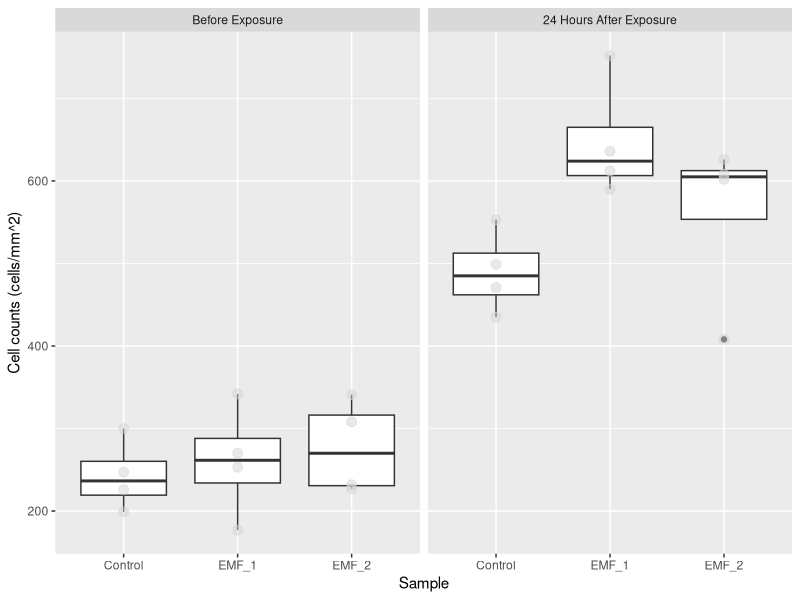
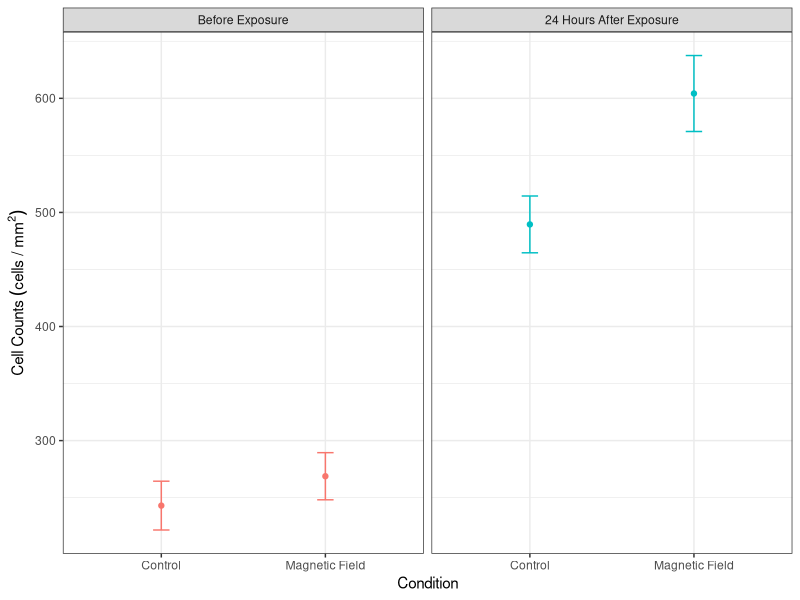
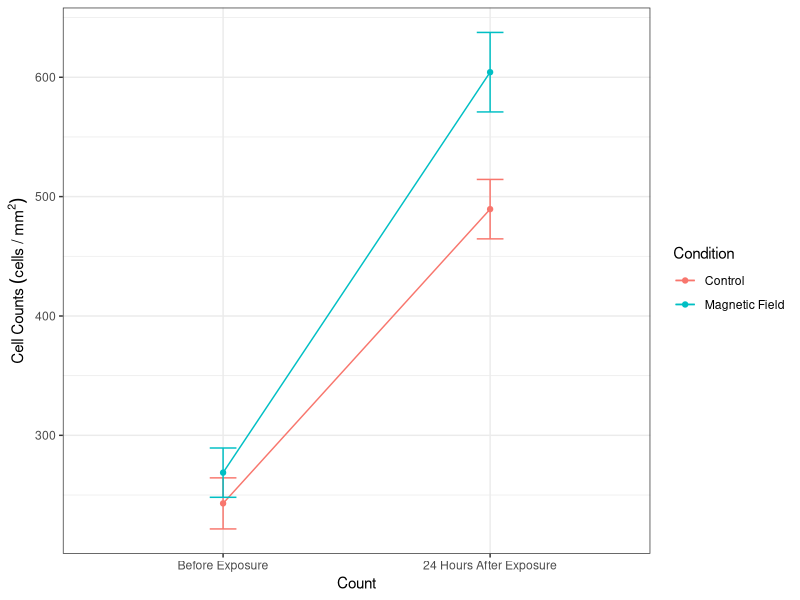

Write the R code that produced these figures, in order.
## ---- chunk 1
# clear the environment
rm(list = ls())

# import the libraries that we will use
library(ggplot2)
library(dplyr)
library(here)
library(ggfortify)

## ---- chunk 2
# import the data set that we will be analysing, the stringsAsFactors = True argument converts categorical data to factors so we can analyse the levels
counts <- read.csv(here("Data", "MH_Cellcountdata_11-1.csv"),stringsAsFactors = TRUE)

# take a look at the structure of the data
glimpse(counts)
## ---- chunk 3
# convert the count trial to factor data
counts$Count_trial<-as.factor(counts$Count_trial) 


# select the first two counts (before and after the EMF exposure) because the third count is skewed due to the lack of CO2 that the cells were exposed to between the 2nd and 3rd counts

counts <- counts %>% filter(Count_trial == c("1", "2"))

# recode the counts to be before and after exposure
counts$Count_trial <- recode(counts$Count_trial, "1" = 'Before Exposure', "2" = '24 Hours After Exposure')
## ---- chunk 4
# make a box plot of the data
ggplot(counts, aes(x = Condition, y = Counts)) +
geom_boxplot()+
  geom_point(size = 3, colour = 'lightgrey', alpha = 0.5)+
  facet_wrap(~Count_trial)+
  xlab("Sample") +
  ylab("Cell counts (cells/mm^2)")
## ---- chunk 5
# reassign the values of the different EMF conditions to combine them
counts$Condition <- recode(counts$Condition, EMF_1 = 'Magnetic Field', EMF_2 = 'Magnetic Field', Control = 'Control')

## ---- chunk 6
# find the means of the cell counts and put them in a new table
mean_counts <- counts %>% group_by(Condition,Count_trial) %>% summarise(
  meancounts = mean(Counts),
  secounts = sd(Counts)/sqrt(sum(!is.na(Counts))                                                             ))
## ---- chunk 7
# create scatterplot with error bars
ggplot(mean_counts, aes(Condition, meancounts, color = Count_trial))+
     geom_point()+
     geom_line()+
     geom_errorbar(aes(ymin = meancounts - secounts,
                       ymax = meancounts + secounts), width = 0.1)+
    theme_bw()+
    facet_wrap(~Count_trial)+
    theme(legend.position="none")+
    xlab("Condition")+
    ylab(expression(Cell~Counts~(cells~"/"~mm^2)))
         
## ---- chunk 8
# create scatter plot with error bars
ggplot(mean_counts, aes(Count_trial, meancounts, color = Condition, group = Condition))+
     geom_point()+
     geom_line()+
     geom_errorbar(aes(ymin = meancounts - secounts,
                       ymax = meancounts + secounts), width = 0.1)+
    theme_bw()+
    #theme(legend.position="none")+
    xlab("Count")+
    ylab(expression(Cell~Counts~(cells~"/"~mm^2)))
